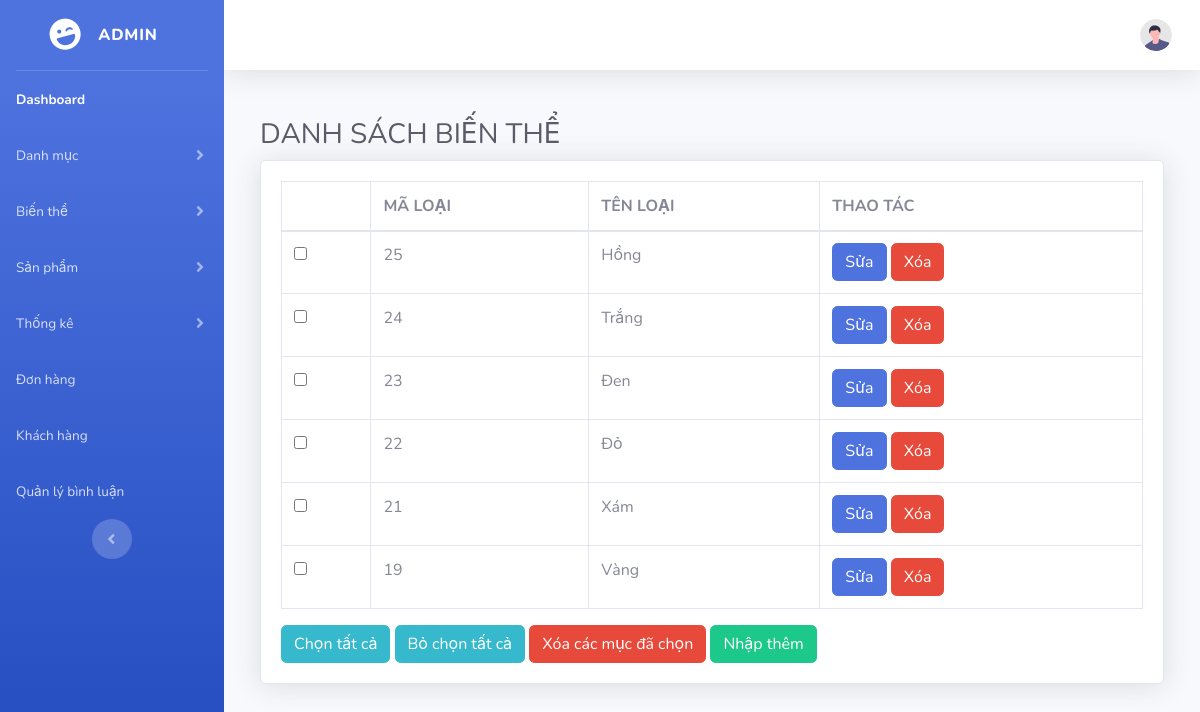
/Du_An_1/admin/index.php?act=listvariant, run on the app's committed database.
### tables this page shows
CREATE TABLE `variant` (
  `id_variant` int NOT NULL COMMENT 'Mã biến thể',
  `name_color` varchar(255) NOT NULL COMMENT 'Tên biến thể màu',
  `created_at` datetime DEFAULT CURRENT_TIMESTAMP COMMENT 'Ngày tạo ',
  `updated_at` datetime DEFAULT CURRENT_TIMESTAMP COMMENT 'Ngày cập nhật'
);

### Du_An_1/admin/controller/variantcontroller.php (called while the page is built, shortened)
<?php
class variantController
{
    public $variantModel;
    function __construct() {
        $this->variantModel = new variantModel();
    }
    function listvariant()
    {
    $variants = $this->variantModel->loadall_variant();
    require_once "view/listvariant.php";
    }
}
?>

### Du_An_1/admin/index.php (called while the page is built, shortened)
<?php
require_once __DIR__ . '/../commons/function.php';
require_once __DIR__ . '/controller/variantcontroller.php';
require_once __DIR__ . '/model/variantmodel.php';
$act = $_GET['act'] ?? '/';
$id_category = $_GET['id_category'] ?? null;
$id_variant = $_GET['id_variant'] ?? null;
$id_user = $_GET['id_user'] ?? null;
match ($act) {
    '/' => (new trang_chu())->trang_chu(),
    'listProduct' => (new productController())->listProduct(),
    'insertProduct' => (new productController())->insert(),
    'updateProduct' => (new productController())->update($_GET['id']),
    'deleteProduct' => (new productController())->delete($_GET['id']),
    'listProduct_variant' => (new productController())->listProduct_variant(),
    'updateProduct_variant' => (new productController())->updateProduct_variant($_GET['id_pro'], $_GET['id_var']),
    'deleteProduct_variant' => (new productController())->deleteProduct_variant($_GET['id_pro'], $_GET['id_var']),
    'listBill' => (new billController())->listBill(),
    'updateBill' => (new billController())->updateBill($_GET['id']),
    'addvariant' => (new variantController())->insert(),
    'listvariant' => (new variantController())->listvariant(),
    'updatevariant' => (new variantController())->update($id_variant),
    'deletevariant' => (new variantController())->delete($id_variant),
    'addcategories' => (new catagoriesController())->insert(),
    'listcategories' => (new catagoriesController())->listcategories(),
    'updatecategories' => (new catagoriesController())->update($id_category),
    'deletecategories' => (new catagoriesController())->delete($id_category),
    'listUser' => (new UserController())->listUsers(),
    'addUser' => (new UserController())->addUser(),
    'insertUser' => (new UserController())->insertUser(),
    'deleteUser' => (new UserController())->deleteUser($id_user),
    'listthongkesl' => (new thongkeslController())->listThongkesl(),
    'bieudosl' => (new thongkeslController())->bieudosl(),
    'listComments' => (new CommentController())->listComments(),
    'toggleCensorship' => (new CommentController())->toggleCensorship($_GET['id'], $_GET['status']),
    'deleteComment' => (new CommentController())->deleteComment($_GET['id']),
    default => throw new Exception("No matching action found for '$act'"),
};

### Du_An_1/commons/function.php (called while the page is built, shortened)
<?php
function connDBAss()
{
    $host = "mysql:host=localhost;dbname=pro1014;charset=utf8";
    $user = "root";
    $pass = "";
    try {
        $conn = new PDO($host, $user, $pass);
        $conn->setAttribute(PDO::ATTR_ERRMODE, PDO::ERRMODE_EXCEPTION);
        return $conn;
    } catch (PDOException $th) {
        echo $th->getMessage();
    }
}

### Du_An_1/admin/model/variantmodel.php (called while the page is built, shortened)
<?php
class variantModel {
    public $conn;
    function __construct() {
        $this->conn = connDBAss();
    }
    function loadall_variant() {
        $sql = "SELECT * FROM variant ORDER BY id_variant DESC";
        $stmt = $this->conn->query($sql);
        return $stmt->fetchAll(PDO::FETCH_ASSOC);
    }
}
?>

### Du_An_1/admin/view/listvariant.php (the view, shortened to what this page needs)
<?php
require_once 'layout/header.php';
require_once 'layout/navbar.php';
?>
<div id="content-wrapper" class="d-flex flex-column">
    <div id="content">
        <?php require_once 'layout/topbar.php'?>
        <div class="container-fluid">
            <div class="row">
<div class="container-fluid">
<h1 class="h3 mb-2 text-gray-800">DANH SÁCH BIẾN THỂ</h1>
<div class="card shadow mb-4">
    <div class="card-body">
        <div class="table-responsive">
            <table class="table table-bordered" id="dataTable" width="100%" cellspacing="0">
                <thead>
                    <tr>
                    <th></th>
                    <th>MÃ LOẠI</th>
                    <th>TÊN LOẠI</th>
                    <th>THAO TÁC</th>
                    </tr>
                </thead>
                <tbody>
                    <tr>
                    <?php
                        foreach ($variants as $variant) {
                            extract($variant);
                            $suabt = "index.php?act=updatevariant&id_variant=".$id_variant;
                            $xoabt = "index.php?act=deletevariant&id_variant=".$id_variant;
                            echo '
                                <tr>
                                    <td><input type="checkbox" name= "chk" id=""></td>
                                    <td>'.$id_variant.'</td>
                                    <td>'.$name_color.'</td>
                                    <td><a href="'.$suabt.'"><input class="btn btn-primary" type="button" value="Sửa"></a> <a href="'.$xoabt.'"><input class="btn btn-danger" type="button" value="Xóa"></a></td>
                                </tr>
                            ';
                        }
                    ?>
                    </tr>
                </tbody>
            </table>
            <div class="input_button">
                <input onclick="selects()" class="btn btn-info" type="button" value="Chọn tất cả">
                <input onclick="deSelect()" class="btn btn-info " type="button" value="Bỏ chọn tất cả">
                <input class="btn btn-danger" type="button" value="Xóa các mục đã chọn">
                <a href="index.php?act=addvariant"><input class="btn btn-success" type="button" value="Nhập thêm"></a>
            </div>
        </div>
    </div>
</div>
            </div>
    </div>
    <?php
    require_once 'layout/footer.php';
    ?>

### data on the page
variant: id_variant "25", name_color "Hồng"
variant: id_variant "24", name_color "Trắng"
variant: id_variant "23", name_color "Đen"
variant: id_variant "22", name_color "Đỏ"
variant: id_variant "21", name_color "Xám"
variant: id_variant "19", name_color "Vàng"
